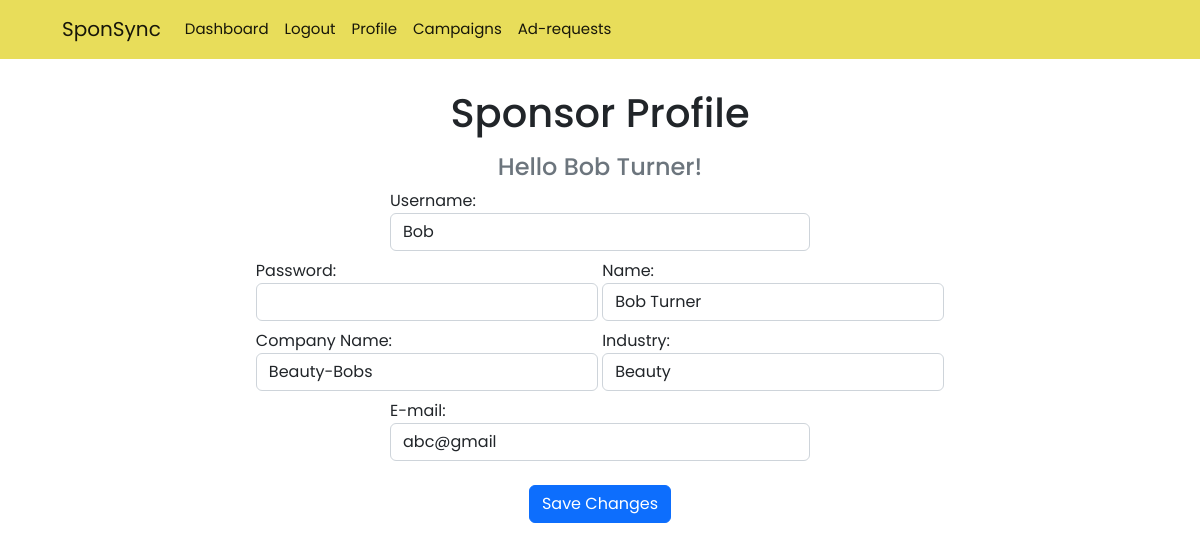
/sponsor/profile (signed in), run on the app's committed database.
### models.py (models this page shows)
class Sponsor(db.Model):
    id = db.Column(db.Integer,db.ForeignKey("user.id"),primary_key=True)
    name = db.Column(db.String(30),nullable=False)
    company = db.Column(db.String(30),nullable=False)
    industry = db.Column(db.String(30),nullable=False)
    email = db.Column(db.String(30))
    flagged = db.Column(db.Boolean,nullable=False,default=False)

class User(db.Model):
    id = db.Column(db.Integer,primary_key=True)
    username = db.Column(db.String(30),unique=True,nullable=False)
    password = db.Column(db.String(30),nullable=False)
    type = db.Column(db.String,db.ForeignKey("types.name"))

### routes.py (the view, shortened to what this page needs)
@app.route('/sponsor/profile',methods=['GET','POST'])
@auth_required
def sponsor_profile():
    user = User.query.get(session['user_id'])
    sponsor = Sponsor.query.get(user.id)
    return render_template('sponsor/profile.html',user=user,sponsor=sponsor)

### routes.py (called while the page is built)
def auth_required(func):
    @wraps(func)
    def inner(*args , **kwargs):
        if 'user_id' not in session:
            flash('You need to login first.')
            return redirect(url_for('login'))
        return func(*args,**kwargs)
    return inner

### templates/sponsor/profile.html (shortened to what this page needs)
{% extends 'layout.html' %}
{% block content %}
<h1>Sponsor Profile</h1>
<form method="post" class="mt-3">
    <h4 class="text-muted">Hello {{ sponsor.name }}!</h4>
    <label for="username" class="form-label">Username:
        <input type="text" name="username" id="username" class="form-control" value="{{user.username}}" required style="width:420px">
    </label>
    <div class="form-group">
    <label for="cpassword" class="form-label">Password:
        <input type="password" name="cpassword" id="cpassword" class="form-control" required>
    </label>
    <label for="name" class="form-label">Name:
        <input type="text" name="name" id="name" class="form-control" value="{{sponsor.name}}" required>
    </label>
</div>
<div class="form-group">
    <label for="company" class="form-label">Company Name:
        <input type="text" name="company" id="company" class="form-control" value="{{sponsor.company}}" required>
    </label>
    <label for="industry" class="form-label">Industry:
        <input type="text" name="industry" id="industry" class="form-control" value="{{sponsor.industry}}" required>
    </label>
</div>
    <label for="email" class="form-label">E-mail:
        <input type="email" name="email" id="email" class="form-control" value="{{sponsor.email}}" required style="width: 420px;">
    </label>
    <input type="submit" value="Save Changes" class="btn btn-primary mt-3">
</form>
{% endblock %}

### templates/layout.html (style rules this page uses)
* { font-family: "Poppins", system-ui; ; }

### templates/sponsor/profile.html (style rules this page uses)
form { display: flex; flex-direction: column; align-items: center; }
h1 { margin-top: 30px; text-align: center; }

### data on the page
Sponsor: name "Bob Turner", company "Beauty-Bobs", industry "Beauty", email "abc@gmail"
User: username "Bob"
